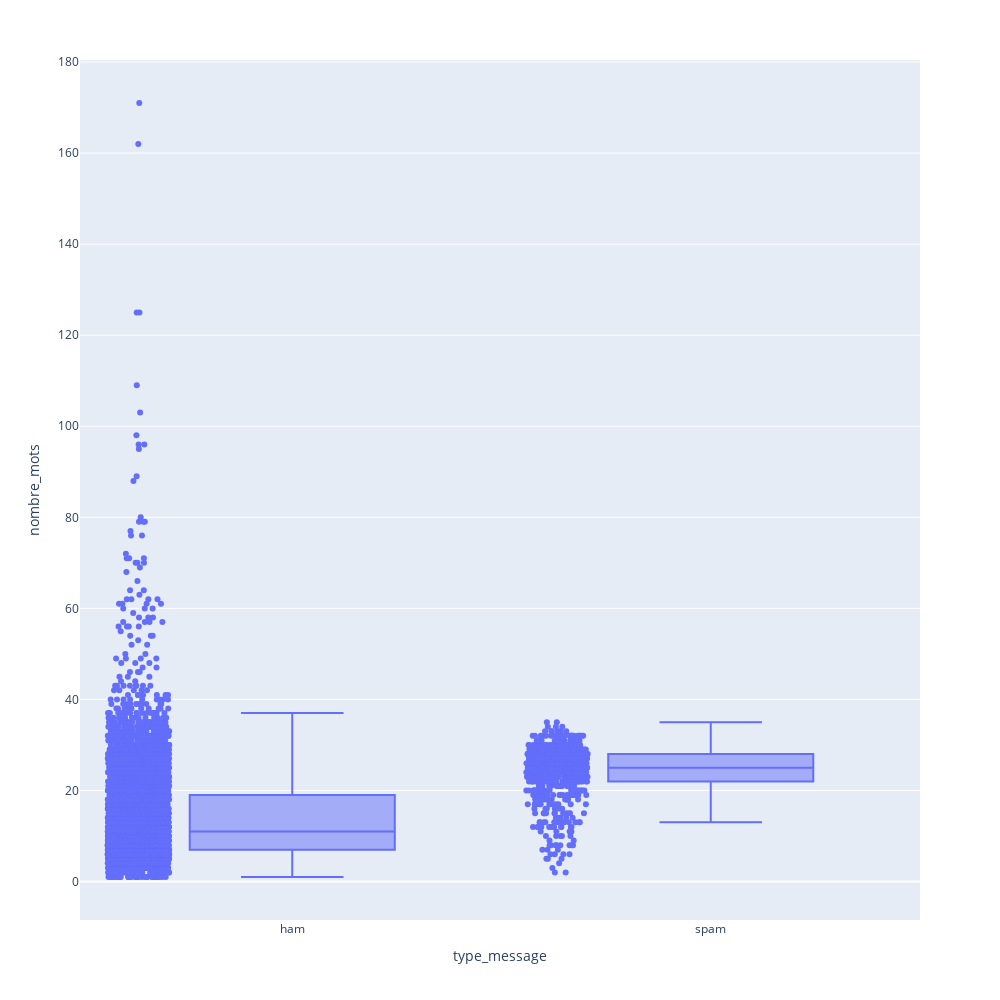

The notebook cell this image was saved under:
### Code cell
# Boîte à moustache pour représenter le nombre de mots par type de message. 
# Warning : Les diagrammes dynamiques ne sont pas disponible sur sur github. Veuillez ouvrir le fichier .py pour visualiser les diagrammes dynamiques. 
fig = px.box(df, x="type_message", y="nombre_mots", points = "all", width=1000, height=1000)
fig.show()

### Figure 1 — Plotly figure (JSON) as saved in the notebook; plotly's stock layout.template omitted (floating-point values rounded to 4 significant figures; data arrays with more than 128 entries replaced by an {"elided": "..."} marker saying what was removed)
{"data": [{"alignmentgroup": "True", "boxpoints": "all", "hovertemplate": "type_message=%{x}<br>nombre_mots=%{y}<extra></extra>", "legendgroup": "", "marker": {"color": "#636efa"}, "name": "", "notched": false, "offsetgroup": "", "orientation": "v", "showlegend": false, "type": "box", "x": {"elided": "5574 str values"}, "x0": " ", "xaxis": "x", "y": {"elided": "5574 int values"}, "y0": " ", "yaxis": "y"}], "layout": {"boxmode": "group", "height": 1000, "legend": {"tracegroupgap": 0}, "margin": {"t": 60}, "width": 1000, "xaxis": {"anchor": "y", "autorange": true, "domain": [0, 1], "range": [-0.5072, 1.5], "title": {"text": "type_message"}, "type": "category"}, "yaxis": {"anchor": "x", "autorange": true, "domain": [0, 1], "range": [-8.444, 180.4], "title": {"text": "nombre_mots"}, "type": "linear"}}}
